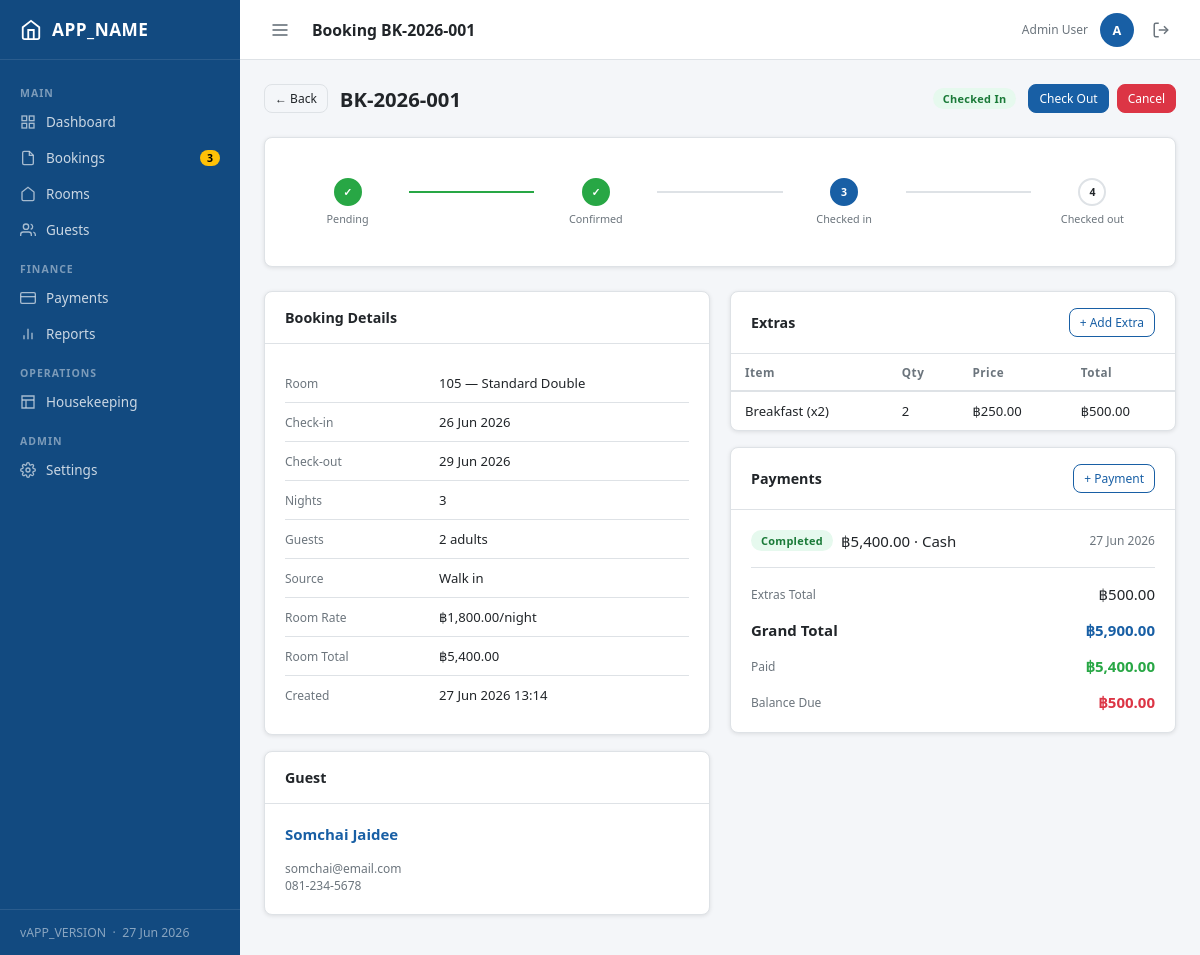
The page /modules/bookings/view.php?id=1 (signed in) on the database its author committed.
### tables this page shows
CREATE TABLE bookings (
    id              INT UNSIGNED AUTO_INCREMENT PRIMARY KEY,
    booking_ref     VARCHAR(12) NOT NULL UNIQUE,
    guest_id        INT UNSIGNED NOT NULL,
    room_id         INT UNSIGNED NOT NULL,
    check_in        DATE NOT NULL,
    check_out       DATE NOT NULL,
    adults          TINYINT UNSIGNED NOT NULL DEFAULT 1,
    children        TINYINT UNSIGNED NOT NULL DEFAULT 0,
    status          ENUM('pending','confirmed','checked_in','checked_out','cancelled','no_show') NOT NULL DEFAULT 'pending',
    room_rate       DECIMAL(10,2) NOT NULL,
    total_amount    DECIMAL(10,2) NOT NULL DEFAULT 0.00,
    special_requests TEXT NULL,
    source          ENUM('walk_in','phone','online','agent') NOT NULL DEFAULT 'walk_in',
    created_by      INT UNSIGNED NULL,
    cancelled_at    DATETIME NULL,
    cancel_reason   TEXT NULL,
    created_at      DATETIME NOT NULL DEFAULT CURRENT_TIMESTAMP,
    updated_at      DATETIME NOT NULL DEFAULT CURRENT_TIMESTAMP ON UPDATE CURRENT_TIMESTAMP,
    CONSTRAINT fk_bookings_guest   FOREIGN KEY (guest_id)    REFERENCES guests(id),
    CONSTRAINT fk_bookings_room    FOREIGN KEY (room_id)     REFERENCES rooms(id),
    CONSTRAINT fk_bookings_user    FOREIGN KEY (created_by)  REFERENCES users(id) ON DELETE SET NULL,
    INDEX idx_check_in  (check_in),
    INDEX idx_check_out (check_out),
    INDEX idx_status    (status)
);

CREATE TABLE rooms (
    id              INT UNSIGNED AUTO_INCREMENT PRIMARY KEY,
    room_number     VARCHAR(10) NOT NULL UNIQUE,
    room_type_id    INT UNSIGNED NOT NULL,
    floor           TINYINT UNSIGNED NOT NULL DEFAULT 1,
    status          ENUM('available','occupied','cleaning','maintenance','out_of_order') NOT NULL DEFAULT 'available',
    notes           TEXT NULL,
    created_at      DATETIME NOT NULL DEFAULT CURRENT_TIMESTAMP,
    updated_at      DATETIME NOT NULL DEFAULT CURRENT_TIMESTAMP ON UPDATE CURRENT_TIMESTAMP,
    CONSTRAINT fk_rooms_type FOREIGN KEY (room_type_id) REFERENCES room_types(id)
);

CREATE TABLE room_types (
    id              INT UNSIGNED AUTO_INCREMENT PRIMARY KEY,
    name            VARCHAR(80) NOT NULL,
    description     TEXT NULL,
    base_price      DECIMAL(10,2) NOT NULL DEFAULT 0.00,
    max_occupancy   TINYINT UNSIGNED NOT NULL DEFAULT 2,
    amenities       JSON NULL,
    created_at      DATETIME NOT NULL DEFAULT CURRENT_TIMESTAMP
);

CREATE TABLE guests (
    id           INT UNSIGNED AUTO_INCREMENT PRIMARY KEY,
    first_name   VARCHAR(80) NOT NULL,
    last_name    VARCHAR(80) NOT NULL,
    email        VARCHAR(150) NULL,
    phone        VARCHAR(30) NULL,
    id_type      ENUM('passport','national_id','driver_license','other') NOT NULL DEFAULT 'national_id',
    id_number    VARCHAR(50) NULL,
    nationality  VARCHAR(60) NULL,
    address      TEXT NULL,
    notes        TEXT NULL,
    created_at   DATETIME NOT NULL DEFAULT CURRENT_TIMESTAMP,
    updated_at   DATETIME NOT NULL DEFAULT CURRENT_TIMESTAMP ON UPDATE CURRENT_TIMESTAMP,
    INDEX idx_email (email),
    INDEX idx_name  (last_name, first_name)
);

CREATE TABLE booking_extras (
    id          INT UNSIGNED AUTO_INCREMENT PRIMARY KEY,
    booking_id  INT UNSIGNED NOT NULL,
    name        VARCHAR(100) NOT NULL,
    qty         SMALLINT UNSIGNED NOT NULL DEFAULT 1,
    unit_price  DECIMAL(10,2) NOT NULL,
    total_price DECIMAL(10,2) NOT NULL,
    extra_date  DATE NULL,
    created_at  DATETIME NOT NULL DEFAULT CURRENT_TIMESTAMP,
    CONSTRAINT fk_extras_booking FOREIGN KEY (booking_id) REFERENCES bookings(id) ON DELETE CASCADE
);

CREATE TABLE payments (
    id              INT UNSIGNED AUTO_INCREMENT PRIMARY KEY,
    booking_id      INT UNSIGNED NOT NULL,
    amount          DECIMAL(10,2) NOT NULL,
    method          ENUM('cash','credit_card','debit_card','bank_transfer','online') NOT NULL DEFAULT 'cash',
    status          ENUM('pending','completed','refunded','failed') NOT NULL DEFAULT 'pending',
    reference       VARCHAR(100) NULL,
    notes           TEXT NULL,
    paid_at         DATETIME NULL,
    created_by      INT UNSIGNED NULL,
    created_at      DATETIME NOT NULL DEFAULT CURRENT_TIMESTAMP,
    CONSTRAINT fk_payments_booking FOREIGN KEY (booking_id)  REFERENCES bookings(id) ON DELETE CASCADE,
    CONSTRAINT fk_payments_user    FOREIGN KEY (created_by)  REFERENCES users(id) ON DELETE SET NULL
);

### core/Database.php (called while the page is built, shortened)
<?php
class Database {
    private static ?PDO $instance = null;
    public static function getInstance(): PDO {
        if (self::$instance === null) {
            $dsn = sprintf('mysql:host=%s;dbname=%s;charset=%s', DB_HOST, DB_NAME, DB_CHARSET);
            self::$instance = new PDO($dsn, DB_USER, DB_PASS, [
                PDO::ATTR_ERRMODE            => PDO::ERRMODE_EXCEPTION,
                PDO::ATTR_DEFAULT_FETCH_MODE => PDO::FETCH_ASSOC,
                PDO::ATTR_EMULATE_PREPARES   => false,
            ]);
        }
        return self::$instance;
    }
    public static function query(string $sql, array $params = []): array {
        $stmt = self::getInstance()->prepare($sql);
        $stmt->execute($params);
        return $stmt->fetchAll();
    }
    public static function queryOne(string $sql, array $params = []): ?array {
        $rows = self::query($sql, $params);
        return $rows[0] ?? null;
    }
}

### modules/bookings/view.php (the view, shortened to what this page needs)
<?php
$id = (int)($_GET['id'] ?? 0);
$booking = Database::queryOne("
    SELECT b.*, g.first_name, g.last_name, g.email AS guest_email, g.phone AS guest_phone,
           r.room_number, rt.name AS room_type
    FROM bookings b
    JOIN guests g    ON g.id  = b.guest_id
    JOIN rooms  r    ON r.id  = b.room_id
    JOIN room_types rt ON rt.id = r.room_type_id
    WHERE b.id=?", [$id]);
require_once __DIR__ . '/../../includes/header.php';
$payments = Database::query("SELECT * FROM payments WHERE booking_id=? ORDER BY created_at", [$id]);
$extras   = Database::query("SELECT * FROM booking_extras WHERE booking_id=? ORDER BY created_at", [$id]);
$paidTotal = array_sum(array_column(array_filter($payments, fn($p) => $p['status']==='completed'), 'amount'));
$statusSteps = ['pending','confirmed','checked_in','checked_out'];
$cancelledStatuses = ['cancelled','no_show'];
$currentStatus = $booking['status'];
?>
<div class="page-header">
  <a href="./" class="btn btn-ghost btn-sm">← Back</a>
  <h1><?= e($booking['booking_ref']) ?></h1>
  <?= statusBadge($currentStatus) ?>
  <div class="d-flex gap-8 ml-auto">
    <?php if ($currentStatus === 'pending'): ?>
      <a href="update_status.php?id=<?= $id ?>&status=confirmed" class="btn btn-success btn-sm"
         data-confirm="Confirm this booking?">Confirm</a>
    <?php elseif ($currentStatus === 'confirmed'): ?>
      <a href="checkin.php?id=<?= $id ?>" class="btn btn-success btn-sm">Check In</a>
    <?php elseif ($currentStatus === 'checked_in'): ?>
      <a href="checkout.php?id=<?= $id ?>" class="btn btn-primary btn-sm">Check Out</a>
    <?php endif; ?>
    <?php if (!in_array($currentStatus, ['checked_out','cancelled','no_show'])): ?>
      <a href="cancel.php?id=<?= $id ?>" class="btn btn-danger btn-sm"
         data-confirm="Cancel this booking? This cannot be undone easily.">Cancel</a>
    <?php endif; ?>
  </div>
</div>
<?php if (!in_array($currentStatus, $cancelledStatuses)): ?>
<div class="card mb-24">
  <div class="card-body">
    <div class="timeline">
      <?php
      foreach ($statusSteps as $i => $step):
        $isDone   = array_search($step, $statusSteps) < array_search($currentStatus, $statusSteps);
        $isActive = $step === $currentStatus;
        $dotClass = $isDone ? 'done' : ($isActive ? 'active' : '');
        if ($i > 0): ?><div class="tl-line <?= $isDone ? 'done' : '' ?>"></div><?php endif; ?>
        <div class="tl-step">
          <div class="tl-dot <?= $dotClass ?>"><?= $isDone ? '✓' : ($i+1) ?></div>
          <div class="tl-label"><?= ucfirst(str_replace('_',' ',$step)) ?></div>
        </div>
      <?php endforeach; ?>
    </div>
  </div>
</div>
<?php endif; ?>
<div class="grid-2">
  <div>
    <div class="card mb-16">
      <div class="card-header"><span class="card-title">Booking Details</span></div>
      <div class="card-body">
        <table class="w-100" style="border:none">
          <tr><td class="text-muted text-sm" style="width:140px;padding:5px 0">Room</td><td><?= e($booking['room_number']) ?> — <?= e($booking['room_type']) ?></td></tr>
          <tr><td class="text-muted text-sm" style="padding:5px 0">Check-in</td><td><?= formatDate($booking['check_in']) ?></td></tr>
          <tr><td class="text-muted text-sm" style="padding:5px 0">Check-out</td><td><?= formatDate($booking['check_out']) ?></td></tr>
          <tr><td class="text-muted text-sm" style="padding:5px 0">Nights</td><td><?= nights($booking['check_in'],$booking['check_out']) ?></td></tr>
          <tr><td class="text-muted text-sm" style="padding:5px 0">Guests</td><td><?= $booking['adults'] ?> adult<?= $booking['adults']>1?'s':'' ?></td></tr>
          <tr><td class="text-muted text-sm" style="padding:5px 0">Source</td><td><?= ucfirst(str_replace('_',' ',$booking['source'])) ?></td></tr>
          <tr><td class="text-muted text-sm" style="padding:5px 0">Room Rate</td><td><?= formatMoney((float)$booking['room_rate']) ?>/night</td></tr>
          <tr><td class="text-muted text-sm" style="padding:5px 0">Room Total</td><td><?= formatMoney((float)$booking['room_rate'] * nights($booking['check_in'],$booking['check_out'])) ?></td></tr>
          <tr><td class="text-muted text-sm" style="padding:5px 0">Created</td><td><?= formatDateTime($booking['created_at']) ?></td></tr>
        </table>
      </div>
    </div>
    <div class="card mb-16">
      <div class="card-header"><span class="card-title">Guest</span></div>
      <div class="card-body">
        <a href="<?= BASE_URL ?>/modules/guests/view.php?id=<?= $booking['guest_id'] ?>" class="fw-600">
          <?= e($booking['first_name'].' '.$booking['last_name']) ?>
        </a>
        <?php if ($booking['guest_email']): ?>
          <div class="text-sm text-muted mt-16"><?= e($booking['guest_email']) ?></div>
        <?php endif; ?>
        <?php if ($booking['guest_phone']): ?>
          <div class="text-sm text-muted"><?= e($booking['guest_phone']) ?></div>
        <?php endif; ?>
      </div>
    </div>
  </div>
  <div>
    <div class="card mb-16">
      <div class="card-header">
        <span class="card-title">Extras</span>
        <?php if (!in_array($currentStatus, ['checked_out','cancelled','no_show'])): ?>
          <button class="btn btn-sm btn-outline" data-modal-open="addExtraModal">+ Add Extra</button>
        <?php endif; ?>
      </div>
      <div class="card-body" style="padding:0">
        <?php if (empty($extras)): ?>
          <div style="padding:16px;color:var(--text-muted);font-size:.85rem">No extras added.</div>
        <?php else: ?>
          <table>
            <thead><tr><th>Item</th><th>Qty</th><th>Price</th><th>Total</th></tr></thead>
            <tbody>
            <?php foreach ($extras as $ex): ?>
              <tr>
                <td><?= e($ex['name']) ?></td>
                <td><?= $ex['qty'] ?></td>
                <td><?= formatMoney((float)$ex['unit_price']) ?></td>
                <td><?= formatMoney((float)$ex['total_price']) ?></td>
              </tr>
            <?php endforeach; ?>
            </tbody>
          </table>
        <?php endif; ?>
      </div>
    </div>
    <div class="card mb-16">
      <div class="card-header">
        <span class="card-title">Payments</span>
        <?php if (!in_array($currentStatus, ['cancelled','no_show'])): ?>
          <button class="btn btn-sm btn-outline" data-modal-open="addPaymentModal">+ Payment</button>
        <?php endif; ?>
      </div>
      <div class="card-body">
        <?php foreach ($payments as $pay): ?>
          <div class="d-flex align-center gap-8 mb-16">
            <?= statusBadge($pay['status']) ?>
            <span><?= formatMoney((float)$pay['amount']) ?> · <?= ucfirst(str_replace('_',' ',$pay['method'])) ?></span>
            <span class="text-sm text-muted ml-auto"><?= $pay['paid_at'] ? formatDate($pay['paid_at']) : '—' ?></span>
          </div>
        <?php endforeach; ?>
        <div class="divider"></div>
        <div class="d-flex align-center">
          <span class="text-muted text-sm">Extras Total</span>
          <span class="ml-auto"><?= formatMoney(array_sum(array_column($extras,'total_price'))) ?></span>
        </div>
        <div class="d-flex align-center mt-16">
          <span class="fw-600">Grand Total</span>
          <span class="fw-700 ml-auto text-primary"><?= formatMoney((float)$booking['total_amount'] + array_sum(array_column($extras,'total_price'))) ?></span>
        </div>
        <div class="d-flex align-center mt-16">
          <span class="text-muted text-sm">Paid</span>
          <span class="ml-auto text-success fw-600"><?= formatMoney($paidTotal) ?></span>
        </div>
        <?php $balance = ((float)$booking['total_amount'] + array_sum(array_column($extras,'total_price'))) - $paidTotal; ?>
        <?php if ($balance > 0): ?>
        <div class="d-flex align-center mt-16">
          <span class="text-muted text-sm">Balance Due</span>
          <span class="ml-auto text-danger fw-600"><?= formatMoney($balance) ?></span>
        </div>
        <?php endif; ?>
      </div>
    </div>
  </div>
</div>
<?php include __DIR__ . '/../../includes/footer.php'; ?>

### core/helpers.php (shortened to what this page needs)
<?php
function e(mixed $val): string {
    return htmlspecialchars((string)$val, ENT_QUOTES | ENT_SUBSTITUTE, 'UTF-8');
}
function formatMoney(float $amount, string $symbol = '฿'): string {
    return $symbol . number_format($amount, 2);
}
function formatDate(string $date, string $format = 'd M Y'): string {
    return $date ? date($format, strtotime($date)) : '-';
}
function formatDateTime(string $dt, string $format = 'd M Y H:i'): string {
    return $dt ? date($format, strtotime($dt)) : '-';
}
function nights(string $checkIn, string $checkOut): int {
    $diff = (new DateTime($checkOut))->diff(new DateTime($checkIn));
    return max(1, (int)$diff->days);
}
function statusBadge(string $status): string {
    $map = [
        'pending'      => 'warning',
        'confirmed'    => 'info',
        'checked_in'   => 'success',
        'checked_out'  => 'secondary',
        'cancelled'    => 'danger',
        'no_show'      => 'dark',
        'available'    => 'success',
        'occupied'     => 'primary',
        'cleaning'     => 'warning',
        'maintenance'  => 'danger',
        'out_of_order' => 'dark',
        'completed'    => 'success',
        'refunded'     => 'secondary',
        'failed'       => 'danger',
        'in_progress'  => 'info',
        'done'         => 'success',
        'skipped'      => 'secondary',
    ];
    $color = $map[$status] ?? 'secondary';
    $label = ucwords(str_replace('_', ' ', $status));
    return "<span class=\"badge badge-{$color}\">{$label}</span>";
}

### rows shown on the page
bookings: booking_ref "BK-2026-001", status "Checked In", room.room_number "105", room_types.name "Standard Double", check_in "26 Jun 2026", check_out "29 Jun 2026", check_in+check_out "3", adults "2", source "Walk in", room_rate "฿1,800.00", room_rate+check_in+check_out "฿5,400.00", created_at "27 Jun 2026 13:14", guest.last_name "Somchai Jaidee", guest.email "somchai@email.com", guest.phone "081-234-5678", total_amount "฿5,900.00", total_amount.status "฿500.00"
booking_extras: name "Breakfast (x2)", qty "2", unit_price "฿250.00", total_price "฿500.00"
payments: status "Completed", amount "฿5,400.00", method "Cash", paid_at "27 Jun 2026", status "฿5,400.00"

### other values the page prints
APP_NAME "APP_NAME"
$label "Dashboard Bookings Rooms Guests Payments Reports Housekeeping Settings"
$badge "3"
APP_VERSION "APP_VERSION"
$pageTitle "Booking BK-2026-001"
$user['name'] "Admin User"
substr($user['name'],0,1) "A"
str_replace('_',' ',$step) "Pending"
str_replace('_',' ',$step) "Confirmed"
str_replace('_',' ',$step) "Checked in"
str_replace('_',' ',$step) "Checked out"
formatMoney(array_sum(array_column($extras,'total_price'))) "฿500.00"
